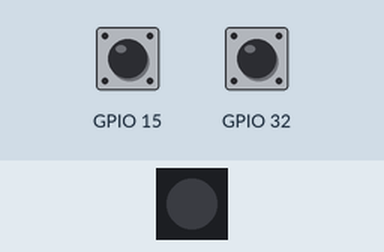
Bench run of a sketch on a simulated ESP32. On the bench: 1 RGB LEDs in strip order, left to right. Inputs (shaded band) come from the test bench; at power-on: GPIO 15 HIGH, GPIO 32 HIGH. What the sketch prints to the serial monitor is not drawn.

Above: at 0.1 s.
At 2.2 s:
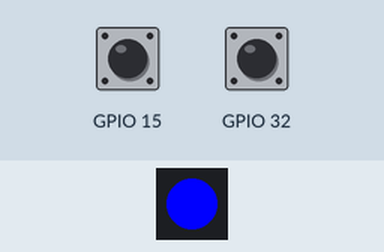
2.3 s: GPIO 15 pulled LOW for 3.2 s
At 3.1 s:
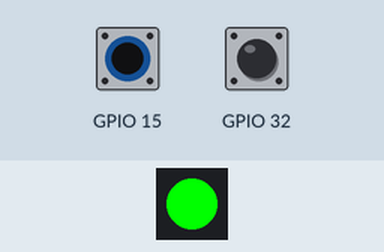
Timing chart, 0 to 6.9 s (numbered marks = the images above; inputs shaded):
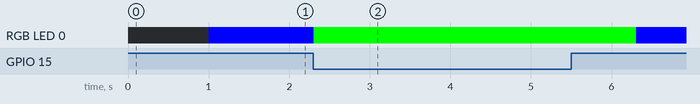

The sketch:

placa2pads2.ino
```cpp
#include <esp_now.h>
#include <WiFi.h>
#include <NeoPixelBus.h>

#define pixelPin 13
NeoPixelBus<NeoGrbFeature, NeoEsp32Rmt0Ws2812xMethod> strip(1, pixelPin);
// Replace with the MAC address of your receiver
uint8_t broadcastAddress[] = {0x34, 0xcd, 0xb0, 0xd3, 0x88, 0x8c};
float medie=0;
uint8_t byteToSend,medieInt,pin15,pin32;
RgbColor color1,color2;


void setup() {
  Serial.begin(115200);
  color1 =RgbColor(0, 0, 255);
  color2 =RgbColor(0, 255, 0);
  // Set device as a Wi-Fi Station
  WiFi.mode(WIFI_STA);

  // Init ESP-NOW
  if (esp_now_init() != ESP_OK) {
    Serial.println("Error initializing ESP-NOW");
    return;
  }

  // Register peer
  esp_now_peer_info_t peerInfo = {};
  memcpy(peerInfo.peer_addr, broadcastAddress, 6);
  peerInfo.channel = 0;
  peerInfo.encrypt = false;

  if (esp_now_add_peer(&peerInfo) != ESP_OK){
    Serial.println("Failed to add peer");
    return;
  }

  for(int i=0;i<100;i++)
  {
    medie+=(touchRead(15)/100.0);
    delay(10);
  }
  medieInt=medie;

  Serial.print(medie);
  Serial.println(" este valoarea de prag");
  strip.Begin();
  strip.SetPixelColor(0, color1);
  strip.Show(); // Initialize off
}

void loop() {
  pin15= touchRead(15); // example byte
  pin32= touchRead(32); // example byte
  Serial.print("D15: ");
  Serial.println(pin15);
  Serial.print("D32: ");
  Serial.println(pin32);
  if(abs(pin15-medieInt)>10)
    byteToSend=15;
  else if(pin32<4)
    byteToSend=32;
  else
    byteToSend=0;

  if(byteToSend)
  {
    esp_now_send(broadcastAddress, &byteToSend, sizeof(byteToSend));
    strip.SetPixelColor(0, color2);
    strip.Show(); // Initialize off
    delay(1000);
    strip.SetPixelColor(0, color1);
    strip.Show(); // Initialize off
  }

  //delay(50);
}
```

Measured:
- after the input at 2.3 s, RGB LED 0: RGB(0, 0, 255) → RGB(0, 255, 0) at once, → RGB(0, 0, 255) 4.0 s later
